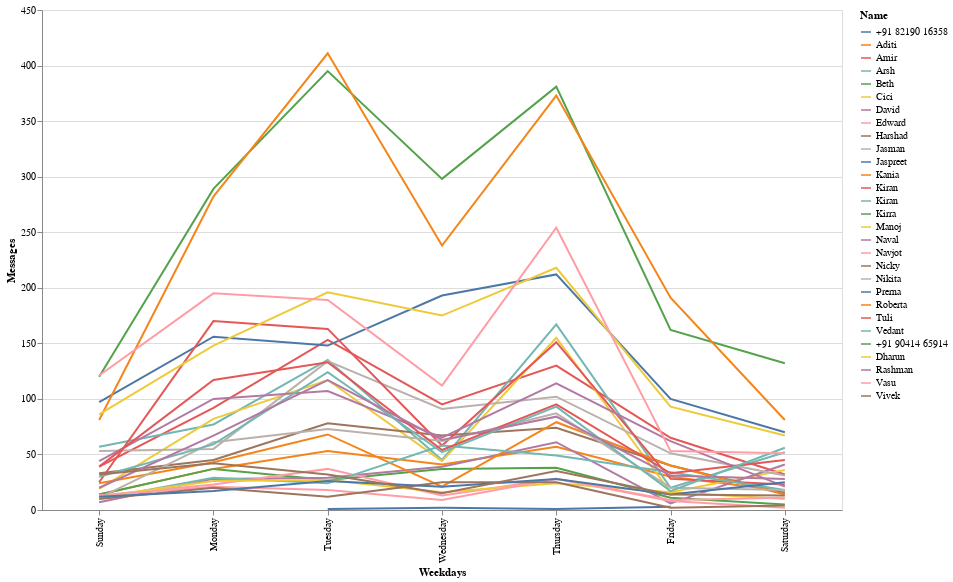

The cell this chart's notebook holds for it:
### Markdown cell above
# Which day i spend more time on study group

### Code cell
# Creating a new data frame which has total message count for every week 
df2=pd.DataFrame(data1["Messages"].groupby([data1.Name,data1.Weekdays]).count())
df2.reset_index(inplace=True)

# Binding Values for our dropdown 
input_dropdown = alt.binding_select(options=list(set(df2.Name.unique())))

#Selection 
selected_points = alt.selection_single(fields=['Name'], bind=input_dropdown, name='Select')

#Color 
color = alt.condition(selected_points,
alt.Color('Name:N'),
alt.value('transparent'))

#Define Chart 
alt.Chart(df2, width=800, height=500).mark_line().encode(
x=alt.X('Weekdays',sort=sorter ),
y='Messages',
color=color,
tooltip='Messages'
).add_selection(selected_points)

### Figure 1 — Vega-Lite specification as saved in the notebook (floating-point values rounded to 4 significant figures; data arrays with more than 128 entries replaced by an {"elided": "..."} marker saying what was removed)
{"config": {"view": {"continuousWidth": 400, "continuousHeight": 300}}, "data": {"name": "data-194059529b92f01b4e36a9f6c9543b17"}, "mark": "line", "encoding": {"color": {"condition": {"type": "nominal", "field": "Name", "selection": "Select"}, "value": "transparent"}, "tooltip": {"type": "quantitative", "field": "Messages"}, "x": {"type": "nominal", "field": "Weekdays", "sort": ["Sunday", "Monday", "Tuesday", "Wednesday", "Thursday", "Friday", "Saturday"]}, "y": {"type": "quantitative", "field": "Messages"}}, "height": 500, "selection": {"Select": {"type": "single", "fields": ["Name"], "bind": {"input": "select", "options": [" Roberta", "Vasu", " Tuli ", " Kirra", " Naval", " Kiran ", "Dharun", " Amir", " Cici", " Nicky", " Nikita ", " Navjot ", " +91 82190 16358", "+91 90414 65914", " Arsh ", " Kania", " Kiran", " Edward", " Harshad", " Jasman", " Prerna", " Vedant ", " David", "Rashman", " Manoj", "Vivek", " Aditi", " Beth", " Jaspreet"]}}}, "width": 800, "$schema": "https://vega.github.io/schema/vega-lite/v4.8.1.json", "datasets": {"data-194059529b92f01b4e36a9f6c9543b17": {"elided": "194 records"}}}
